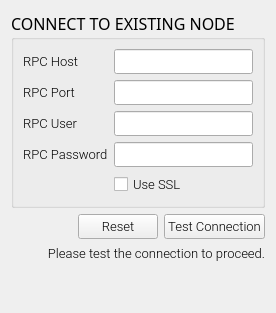
  <widget class="QWizardPage" name="page3_connect">
   <property name="title">
    <string>Connect to existing node</string>
   </property>
   <property name="subTitle">
    <string>Please provide your connection data.</string>
   </property>
   <layout class="QVBoxLayout" name="verticalLayout_4">
    <item>
     <widget class="QGroupBox" name="gbox_connect">
      <property name="font">
       <font>
        <family>Oswald</family>
        <pointsize>12</pointsize>
       </font>
      </property>
      <property name="title">
       <string>CONNECT TO EXISTING NODE</string>
      </property>
      <layout class="QVBoxLayout" name="verticalLayout_3">
       <item>
        <layout class="QFormLayout" name="layout_connection_form">
         <item row="0" column="0">
          <widget class="QLabel" name="label_rpc_host">
           <property name="font">
            <font>
             <family>Roboto Light</family>
             <pointsize>10</pointsize>
            </font>
           </property>
           <property name="text">
            <string>RPC Host</string>
           </property>
           <property name="buddy">
            <cstring>edit_rpc_host</cstring>
           </property>
          </widget>
         </item>
         <item row="0" column="1">
          <widget class="QLineEdit" name="edit_rpc_host">
           <property name="font">
            <font>
             <family>Roboto Light</family>
             <pointsize>10</pointsize>
            </font>
           </property>
          </widget>
         </item>
         <item row="1" column="0">
          <widget class="QLabel" name="label_rpc_port">
           <property name="font">
            <font>
             <family>Roboto Light</family>
             <pointsize>10</pointsize>
            </font>
           </property>
           <property name="text">
            <string>RPC Port</string>
           </property>
           <property name="buddy">
            <cstring>edit_rpc_port</cstring>
           </property>
          </widget>
         </item>
         <item row="1" column="1">
          <widget class="QLineEdit" name="edit_rpc_port">
           <property name="font">
            <font>
             <family>Roboto Light</family>
             <pointsize>10</pointsize>
            </font>
           </property>
          </widget>
         </item>
         <item row="2" column="0">
          <widget class="QLabel" name="label_rpc_user">
           <property name="font">
            <font>
             <family>Roboto Light</family>
             <pointsize>10</pointsize>
            </font>
           </property>
           <property name="text">
            <string>RPC User</string>
           </property>
           <property name="buddy">
            <cstring>edit_rpc_user</cstring>
           </property>
          </widget>
         </item>
         <item row="2" column="1">
          <widget class="QLineEdit" name="edit_rpc_user">
           <property name="font">
            <font>
             <family>Roboto Light</family>
             <pointsize>10</pointsize>
            </font>
           </property>
          </widget>
         </item>
         <item row="3" column="0">
          <widget class="QLabel" name="label_rpc_password">
           <property name="font">
            <font>
             <family>Roboto Light</family>
             <pointsize>10</pointsize>
            </font>
           </property>
           <property name="text">
            <string>RPC Password</string>
           </property>
           <property name="buddy">
            <cstring>edit_rpc_password</cstring>
           </property>
          </widget>
         </item>
         <item row="3" column="1">
          <widget class="QLineEdit" name="edit_rpc_password">
           <property name="font">
            <font>
             <family>Roboto Light</family>
             <pointsize>10</pointsize>
            </font>
           </property>
           <property name="inputMethodHints">
            <set>Qt::ImhHiddenText|Qt::ImhNoAutoUppercase|Qt::ImhNoPredictiveText|Qt::ImhSensitiveData</set>
           </property>
           <property name="echoMode">
            <enum>QLineEdit::Password</enum>
           </property>
          </widget>
         </item>
         <item row="4" column="1">
          <widget class="QCheckBox" name="cbox_use_ssl">
           <property name="font">
            <font>
             <family>Roboto Light</family>
             <pointsize>10</pointsize>
            </font>
           </property>
           <property name="text">
            <string>Use SSL</string>
           </property>
          </widget>
         </item>
        </layout>
       </item>
      </layout>
     </widget>
    </item>
    <item>
     <layout class="QHBoxLayout" name="horizontalLayout">
      <item>
       <spacer name="spacer_connect">
        <property name="orientation">
         <enum>Qt::Horizontal</enum>
        </property>
        <property name="sizeHint" stdset="0">
         <size>
          <width>40</width>
          <height>20</height>
         </size>
        </property>
       </spacer>
      </item>
      <item>
       <widget class="QPushButton" name="button_reset_connection_form">
        <property name="font">
         <font>
          <family>Roboto Light</family>
          <pointsize>10</pointsize>
         </font>
        </property>
        <property name="text">
         <string>Reset</string>
        </property>
       </widget>
      </item>
      <item>
       <widget class="QPushButton" name="button_test_connection">
        <property name="font">
         <font>
          <family>Roboto Light</family>
          <pointsize>10</pointsize>
         </font>
        </property>
        <property name="text">
         <string>Test Connection</string>
        </property>
       </widget>
      </item>
     </layout>
    </item>
    <item>
     <widget class="QLabel" name="label_test_connection">
      <property name="font">
       <font>
        <family>Roboto Light</family>
        <pointsize>10</pointsize>
       </font>
      </property>
      <property name="text">
       <string>Please test the connection to proceed.</string>
      </property>
      <property name="alignment">
       <set>Qt::AlignRight|Qt::AlignTrailing|Qt::AlignVCenter</set>
      </property>
      <property name="wordWrap">
       <bool>true</bool>
      </property>
     </widget>
    </item>
    <item>
     <spacer name="spacer_page3_v">
      <property name="orientation">
       <enum>Qt::Vertical</enum>
      </property>
      <property name="sizeHint" stdset="0">
       <size>
        <width>20</width>
        <height>40</height>
       </size>
      </property>
     </spacer>
    </item>
   </layout>
  </widget>
